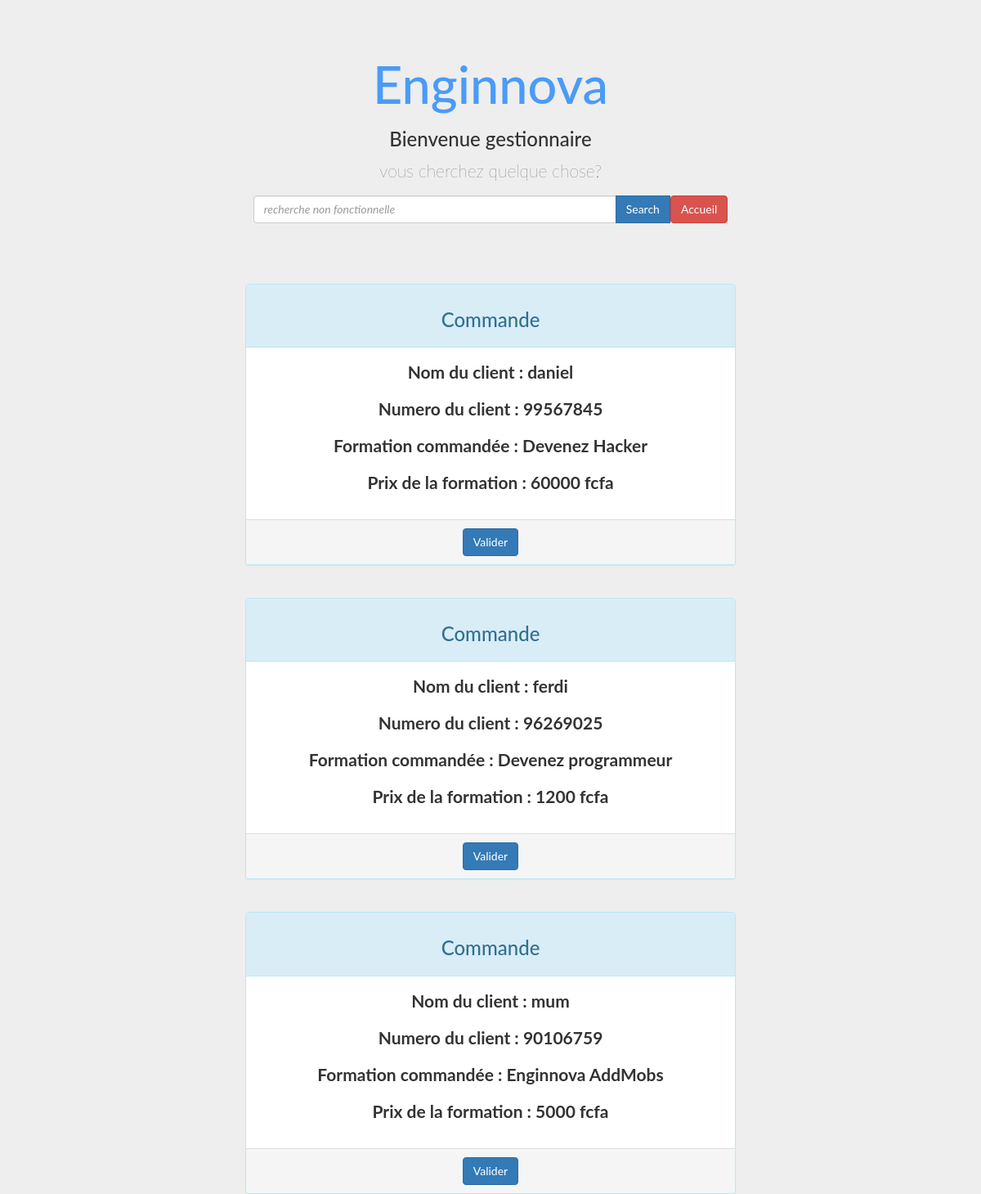
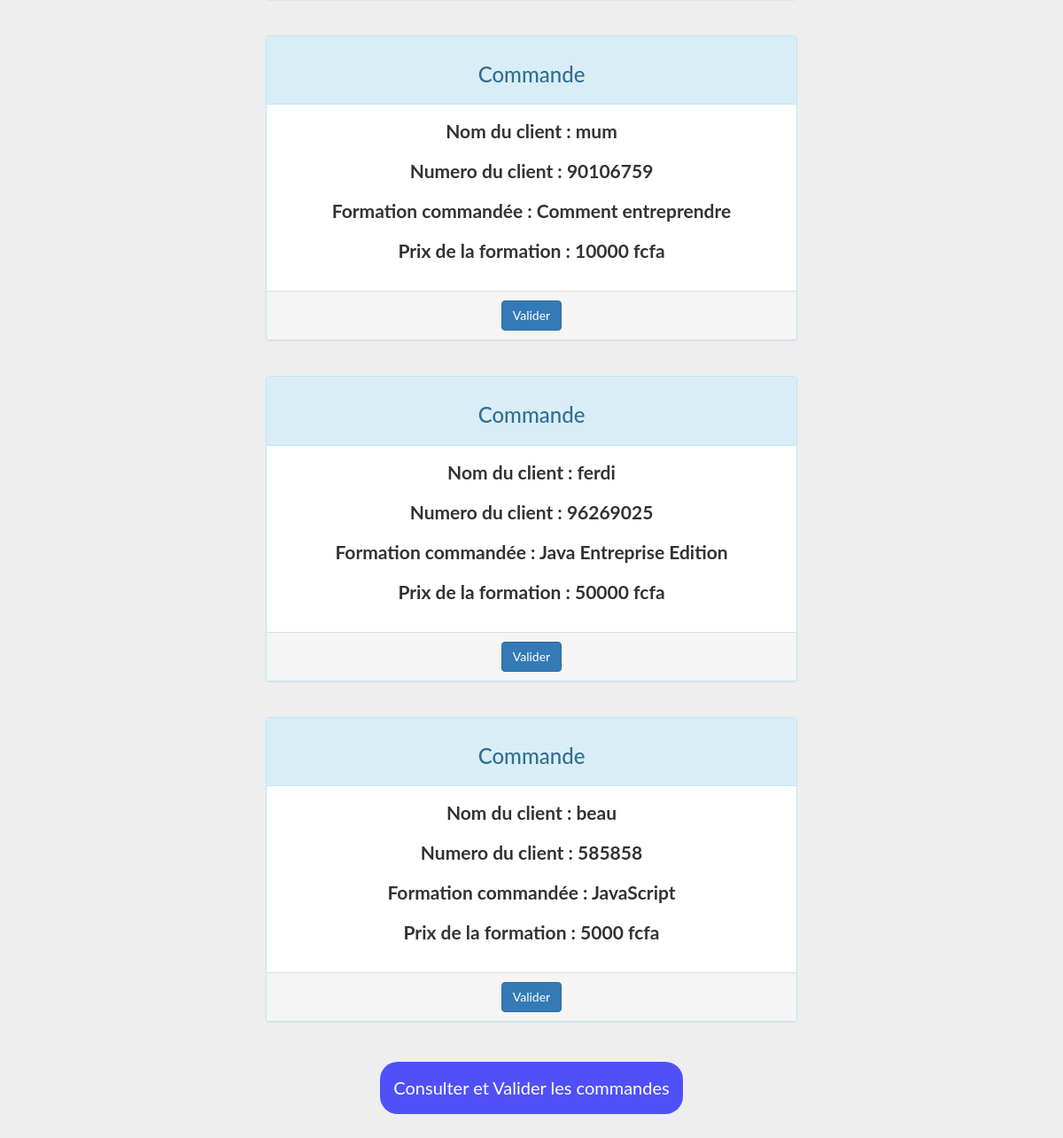
The page /enginnova/gestionengin/gestioncommande.php?action=validercommande (signed in) on the database its author committed (2 pictures, top to bottom).
### tables this page shows
CREATE TABLE `formation` (
  `id` int(11) NOT NULL,
  `titre` varchar(255) NOT NULL,
  `description` varchar(255) NOT NULL,
  `categories` varchar(255) NOT NULL,
  `prix` varchar(255) NOT NULL
);

CREATE TABLE `client` (
  `id` int(11) NOT NULL,
  `nom` varchar(255) NOT NULL,
  `numero` varchar(255) NOT NULL,
  `pass` varchar(255) NOT NULL
);

### enginnova/gestionengin/gestioncommande.php (the view, shortened to what this page needs)
<?php
  require_once('../db/connexion_db.php');
  if(isset($_SESSION['username'])){
?>
    <link rel="stylesheet" href="../css/bootstrap.min.css">
    <link rel="stylesheet" href="../font-awesome/css/font-awesome.min.css">
    <link rel="stylesheet" href="../css/ajout.css">
       <div class="jumbotron text-center">
                 <h1>Enginnova</h1>
                 <h3>Bienvenue gestionnaire <?php echo $_SESSION['username']; ?></h3>
           <p>vous cherchez quelque chose?</p>
               <form  method="get" class="form-inline">
                    <div class="input-group">
                    <input type="search" class="form-control" name="cherchecommande" size="50" placeholder="recherche non fonctionnelle" required>
                    <div class="input-group-btn">
                    <button type="button" name="recherche" class="btn btn-primary">Search</button>
                    <a href="../index.php"> <button type="button" name="recherche" class="btn btn-danger">Accueil</button></a>
                    </div>
                    </div>
               </form> <br><br><br>
             <?php
             if(isset($_GET['action'])){
                 if($_GET['action'] == 'validercommande'){
                 $selectcommande = $bd->prepare("SELECT * FROM commande ORDER BY id_commande DESC");
                 $selectcommande->execute();
                 while($commande = $selectcommande->fetch()){
                       $idcommandeformation = $commande['id_formationc'];
                       $idcommandeclient = $commande['id_clientc'];
                         $selectclient = $bd->prepare("SELECT * FROM client WHERE id = '$idcommandeclient' ");
                         $selectclient->execute();
                          while($clientconcerne = $selectclient->fetch()){
                               $nomclient = $clientconcerne['nom'];
                               $numeroclient = $clientconcerne['numero'];
                               $selectformation = $bd->prepare("SELECT * FROM formation WHERE id = '$idcommandeformation'");
                                $selectformation->execute();
                                  while($formationachete = $selectformation->fetch()){
                                     $formationbuy = $formationachete['titre'];
                                     $prixformation = $formationachete['prix'];
            ?>
                   <div class="panel panel-info" style="width:50%; margin:auto;">
                        <div class="panel-heading"> <h3>Commande </h3></div>
                        <div class="panel-body">
                           <p><b>Nom du client : <?php echo $nomclient; ?></b></p>
                           <P><b>Numero du client : <?php echo $numeroclient; ?></b></P>
                           <p><b>Formation commandée : <?php echo $formationbuy; ?></b></p>
                           <p><b>Prix de la formation : <?php echo $prixformation; ?> fcfa</b></p>
                        </div>
                        <div class="panel-footer">
                         <button type="submit" class="btn btn-primary" name="valider" data-toggle="modal" data-target="#myModal">Valider</button>
                        </div>
                    </div> <br><br>
               <?php
                    }
                 }
                              }
                          }
                 }
             ?>
        <button class="button"><span><a href="?action=validercommande">Consulter et Valider les commandes</a></span></button>
        </div>
  <?php
  }
?>

### enginnova/css/ajout.css (style rules this page uses)
.text-center h1 { color: rgb(74, 155, 248);; }
.button { border-radius: 4px; background-color: rgba(0, 0, 255, 0.664); border: none; color: #FFFFFF; text-align: center; font-size: 20px; padding: 15px; width: auto; transition: all 0.5s; cursor: pointer; margin: 5px; border-radius: 20px; }
.button span { cursor: pointer; display: inline-block; position: relative; transition: 0.5s; }
.button span:after { content: '\00bb'; position: absolute; opacity: 0; top: 0; right: -20px; transition: 0.5s; }
.button a { color: white; text-decoration: none; }
::placeholder { font-style: italic; }

### rows shown on the page
client: nom "daniel", numero "99567845"
formation: titre "Devenez Hacker", prix "60000"
client: nom "ferdi", numero "96269025"
formation: titre "Devenez programmeur", prix "1200"
client: nom "mum", numero "90106759"
formation: titre "Enginnova AddMobs", prix "5000"
formation: titre "Comment entreprendre", prix "10000"
formation: titre "Java Entreprise Edition", prix "50000"
client: nom "beau", numero "585858"
formation: titre "JavaScript", prix "5000"
